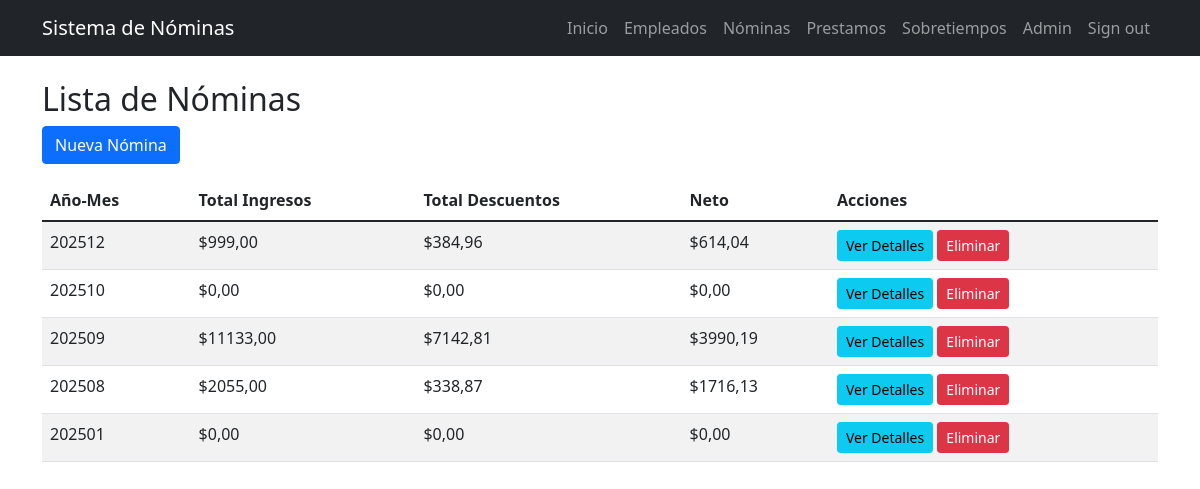
Before: /nominas/ (signed in) with the older database file.
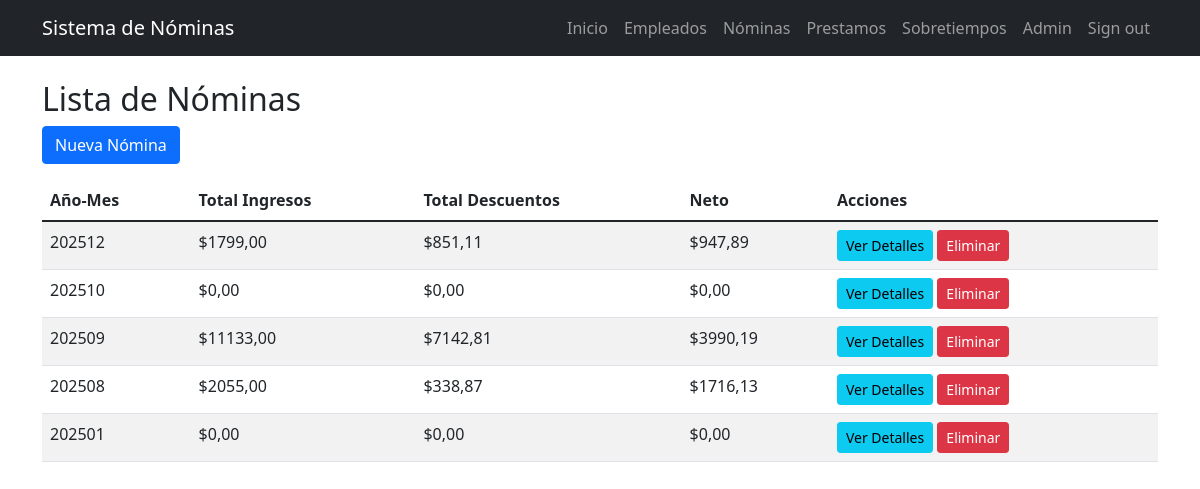
After: the same page with the newer database file.
### nomina/models.py (models this page shows, shortened)
class Nomina(models.Model):
    aniomes = models.CharField(max_length=6)
    tot_ing = models.DecimalField(max_digits=12, decimal_places=2, default=0)
    tot_des = models.DecimalField(max_digits=12, decimal_places=2, default=0)
    neto = models.DecimalField(max_digits=12, decimal_places=2, default=0)

### nomina/views.py (the view)
# urls.py: path('nominas/', NominaListView.as_view(), name='nomina_list'),
class NominaListView(LoginRequiredMixin, ListView):
    model = Nomina
    template_name = "nomina/nomina_list.html"
    context_object_name = "page_obj"
    paginate_by = 10
    ordering = ["-aniomes"]

### nomina/templates/nomina/nomina_list.html (shortened to what this page needs)
{% extends 'nomina/base.html' %}
{% block content %}
<h2>Lista de Nóminas</h2>
<a href="{% url 'nomina:nomina_create' %}" class="btn btn-primary mb-3">Nueva Nómina</a>
<table class="table table-striped">
    <thead>
        <tr>
            <th>Año-Mes</th>
            <th>Total Ingresos</th>
            <th>Total Descuentos</th>
            <th>Neto</th>
            <th>Acciones</th>
        </tr>
    </thead>
    <tbody>
        {% for nomina in page_obj %}
        <tr>
            <td>{{ nomina.aniomes }}</td>
            <td>${{ nomina.tot_ing }}</td>
            <td>${{ nomina.tot_des }}</td>
            <td>${{ nomina.neto }}</td>
            <td>
                <a href="{% url 'nomina:nomina_detail' nomina.pk %}" class="btn btn-sm btn-info">Ver Detalles</a>
                <a href="{% url 'nomina:nomina_delete' nomina.pk %}" class="btn btn-sm btn-danger">Eliminar</a>
            </td>
        </tr>
        {% endfor %}
    </tbody>
</table>
{% endblock %}

Changed rows visible on the page:
changed Nomina (number 1 of 5 on the later page): tot_ing "999,00" → "1799,00"; tot_des "384,96" → "851,11"; neto "614,04" → "947,89"
